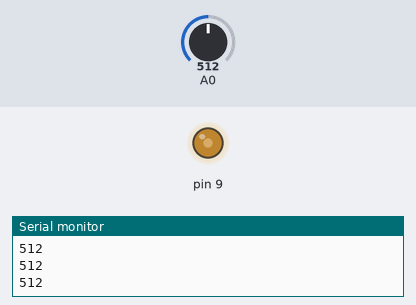
Bench run of a sketch on a simulated Arduino Uno, built with avr-gcc and run on an emulated ATmega328P. On the bench: output pins drawn as LEDs (lit = HIGH), the last lines printed to the serial monitor. The inputs (shaded band) are chosen by the test bench; at power-on: A0 = 512.

Above: at 1.2 s.
1.3 s: A0 set to 716
At 1.9 s:
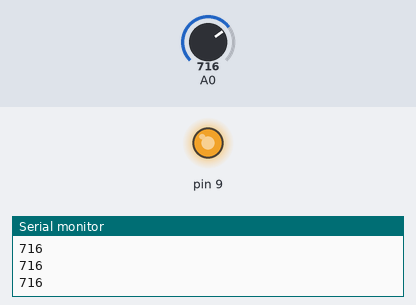
2.8 s: A0 set to 306
At 3.5 s:
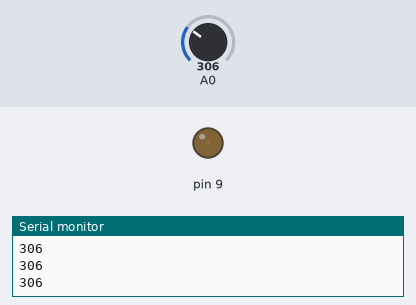
4.3 s: A0 set to 122
At 5.0 s:
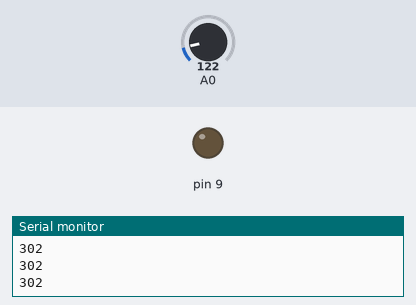
Timing chart, 0 to 7.3 s (numbered marks = the images above; inputs shaded):
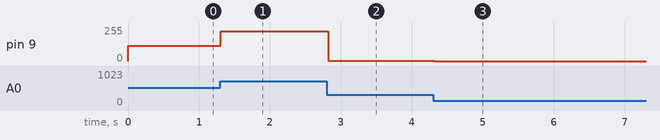

Measured:
- after the input at 1.3 s, pin 9: 113/255 → 223/255 at once
- after the input at 2.8 s, pin 9: 223/255 → 2/255 at once
- after the input at 4.3 s, pin 9: 2/255 → 0/255 at once

The sketch:

lightR_LED.ino
```cpp
void setup() {
  // put your setup code here, to run once:
Serial.begin(9600);
int sensorValue=analogRead(A0);
}

void loop() {
  // put your main code here, to run repeatedly:
int sensorValue=analogRead(A0);
if(sensorValue>=774)
{
  sensorValue=774;


}
else if(sensorValue<=302)
{
  sensorValue=302;


}
int dimming=map(sensorValue,302,774,0,255);
analogWrite(9,dimming);
delay(50);
Serial.println(sensorValue);

}
```
